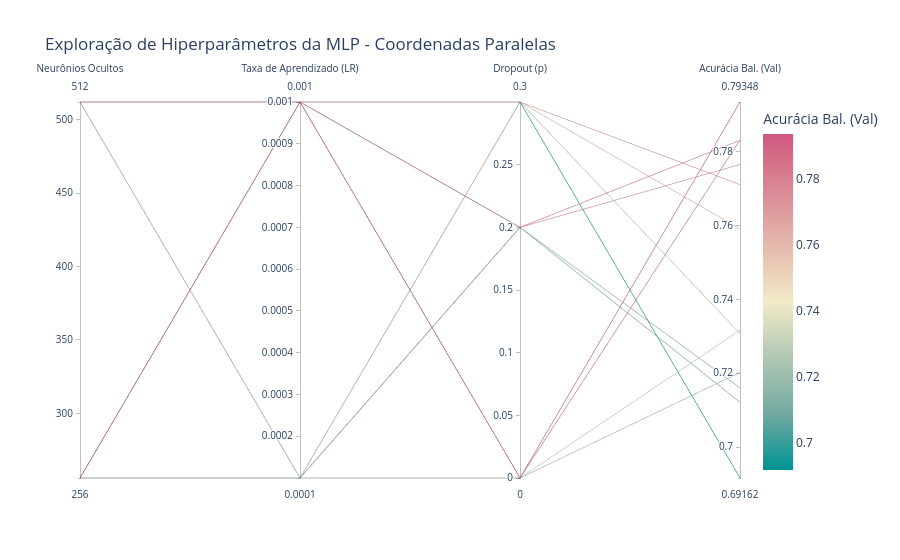

The code cell stored with this chart in its notebook:
### Code cell
# Criar o gráfico de coordenadas paralelas
fig = px.parallel_coordinates(
    df_results,
    dimensions=['hidden_dim', 'lr', 'dropout', 'val_acc'],
    color='val_acc',
    color_continuous_scale=px.colors.diverging.Tealrose,
    labels={
        'hidden_dim': 'Neurônios Ocultos',
        'lr': 'Taxa de Aprendizado (LR)',
        'dropout': 'Dropout (p)',
        'val_acc': 'Acurácia Bal. (Val)'
    },
    title="Exploração de Hiperparâmetros da MLP - Coordenadas Paralelas"
)

# Ajustar layout para exibição no Notebook
fig.update_layout(template="plotly_white")
fig.show()

# Linhas mais claras/vivas: Representam os experimentos com maior acurácia de validação.
# Trajetória: Permite identificar visualmente se uma determinada escolha (por exemplo,
#   lr = 0.001 vs 0.0001 ou dropout = 0.2) concentra as linhas que atingem as maiores
#   pontuações no eixo da direita (val_acc).

### Figure 1 — Plotly figure (JSON) as saved in the notebook; plotly's stock layout.template omitted (floating-point values rounded to 4 significant figures)
{"data": [{"dimensions": [{"label": "Neurônios Ocultos", "values": [256, 256, 256, 256, 256, 256, 512, 512, 512, 512, 512, 512]}, {"label": "Taxa de Aprendizado (LR)", "values": [0.001, 0.001, 0.001, 0.0001, 0.0001, 0.0001, 0.001, 0.001, 0.001, 0.0001, 0.0001, 0.0001]}, {"label": "Dropout (p)", "values": [0.0, 0.2, 0.3, 0.0, 0.2, 0.3, 0.0, 0.2, 0.3, 0.0, 0.2, 0.3]}, {"label": "Acurácia Bal. (Val)", "values": [0.7935, 0.7765, 0.7711, 0.7202, 0.7121, 0.6916, 0.7832, 0.7831, 0.7591, 0.7317, 0.716, 0.7308]}], "domain": {"x": [0, 1], "y": [0, 1]}, "line": {"color": [0.7935, 0.7765, 0.7711, 0.7202, 0.7121, 0.6916, 0.7832, 0.7831, 0.7591, 0.7317, 0.716, 0.7308], "coloraxis": "coloraxis"}, "name": "", "type": "parcoords"}], "layout": {"coloraxis": {"autocolorscale": false, "colorbar": {"title": {"text": "Acurácia Bal. (Val)"}}, "colorscale": [[0, "rgb(0, 147, 146)"], [0.1667, "rgb(114, 170, 161)"], [0.3333, "rgb(177, 199, 179)"], [0.5, "rgb(241, 234, 200)"], [0.6667, "rgb(229, 185, 173)"], [0.8333, "rgb(217, 137, 148)"], [1, "rgb(208, 88, 126)"]]}, "legend": {"tracegroupgap": 0}, "title": {"text": "Exploração de Hiperparâmetros da MLP - Coordenadas Paralelas"}}}
